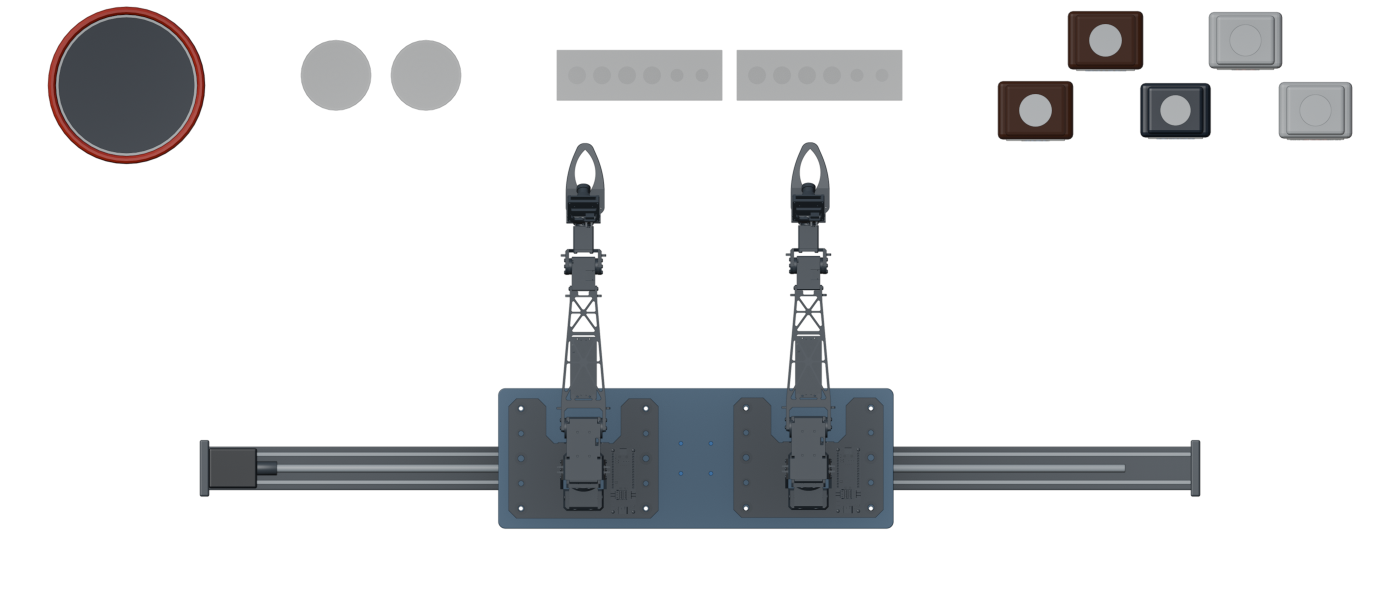
#> input picture drawings/topview_4zone.png, 2800 x 1200 px (shown at 1/2 size); its folder holds 2 pictures in this run
$ python draw_topview.py
#> lines starting #> are read from the running program, lines starting #| are printed output that depends on the picture
"""Build the dimensioned top-view drawings from the Blender ortho renders.

    python drawings/draw_topview.py            # both variants
    python drawings/draw_topview.py 3zone      # just one

Reads   drawings/topview_<variant>.png    (from blender/scripts/render_topview.py)
Writes  drawings/bench_topview_<variant>.png

The render covers exactly the display floor — X -700..700, Y -194.6..405.4 mm
at 2 px/mm — so it is placed in millimetre data coordinates and every
dimension below is a real measurement, not a drawn approximation.
"""

import os
import sys

import matplotlib
matplotlib.use("Agg")
import matplotlib.pyplot as plt
import matplotlib.image as mpimg
from matplotlib.patches import Rectangle

matplotlib.rcParams["font.family"] = ["Malgun Gothic", "AppleGothic",
                                      "NanumGothic", "DejaVu Sans"]
matplotlib.rcParams["axes.unicode_minus"] = False

HERE = os.path.dirname(os.path.abspath(__file__))

# display floor, millimetres
X0, X1 = -700.0, 700.0
Y0, Y1 = -194.6, 405.4

INK = "#1a1a1a"
DIM = "#0b4f8a"
NOTE = "#8a3b0b"

# --------------------------------------------------------------------------
# per-variant drawing content. All numbers are millimetres, measured from
# the Blender scene (see blender/scripts/layouts.py).
# --------------------------------------------------------------------------
COMMON_DETAIL3 = [(-201.6, 193.4, "395  OMX PLATE")]
COMMON_DETAIL4 = [(-500.0, 500.0, "1000  LINEAR RAIL")]
COMMON_YDIMS = [
    (Y0, Y1, -800.0, "600 mm", "left", 18),
    (-84.5, -41.5, -930.0, "43", "left", 11),
    (Y0, 295.0, 800.0, "489.6", "right", 12),
    (295.0, 365.0, 800.0, "70", "right", 12),
    (365.0, Y1, 800.0, "40.4", "right", 12),
    (305.0, 355.0, 930.0, "50", "right", 11),
    (-123.1, 16.9, 930.0, "140", "right", 11),
]
COMMON_CALLOUTS = [
    (-250.0, -63.0, -430, -150, "리니어 레일 1 m + 캐리지"),
    (108.5, 75.0, 450, -60, "OMX 모듈 ×2\n마운팅 플레이트 395 × 140"),
]

VARIANTS = {
    # ----------------------------------------------------------------------
    "4zone": dict(
        title="LAB BENCH LAYOUT — TOP VIEW  (4 ZONE)",
        zones=[((-652.0, -495.0), "① 폐기통"),
               ((-399.0, -239.0), "② 비커 ×2"),
               ((-143.0, 202.0), "③ 실린더 홀더 ×2"),
               ((298.0, 652.0), "④ 시약 ×5")],
        chain=[(X0, -652.0, "48"), (-652.0, -495.0, "157"),
               (-495.0, -399.0, "96"), (-399.0, -239.0, "160"),
               (-239.0, -143.0, "96"), (-143.0, 202.0, "345"),
               (202.0, 298.0, "96"), (298.0, 652.0, "354"),
               (652.0, X1, "48")],
        detail1=[(-364.0, -274.0, "90"), (-143.0, 22.0, "165"),
                 (37.0, 202.0, "165"), (335.5, 405.5, "70"),
                 (405.5, 475.5, "70"), (475.5, 545.5, "70"),
                 (545.5, 615.5, "70")],
        detail2=[(-652.0, -495.0, "⌀157"), (-60.5, 119.5, "180")],
        detail3=[(22.0, 37.0, "15")] + COMMON_DETAIL3,
        detail4=COMMON_DETAIL4,
        ydims=COMMON_YDIMS + [(241.5, 398.5, -1050.0, "157", "left", 11),
                              (295.0, 330.0, 1050.0, "35", "right", 11)],
        bottles=[(335.5, 295, "H2O2"), (405.5, 365, "ETHANOL"),
                 (475.5, 295, "SOLVENT"), (545.5, 365, "ACID"),
                 (615.5, 295, "NaOH")],
        bucket=(-573.5, 320),
        callouts=[
            (-573.5, 320, -560, 130, "① 폐기통  ⌀157 × H204\n상단 개구 ⌀136  |  Y = 320"),
            (-319.0, 330, -230, 60, "② 비커  ⌀70 × H95\nY = 330  |  피치 90"),
            (-60.5, 330, 30, 130, "③ 실린더 홀더  165 × 50 × H80\n슬롯 6개  |  피치 180, 틈 15"),
            (405.5, 365, 470, 130, "④ 시약 5개  지그재그\n앞 3 (Y=295) / 뒤 2 (Y=365)\n열 피치 70"),
        ] + COMMON_CALLOUTS,
    ),
    # ----------------------------------------------------------------------
    "3zone": dict(
        title="LAB BENCH LAYOUT — TOP VIEW  (3 ZONE)",
        zones=[((-512.5, -352.5), "① 비커 ×2"),
               ((-172.5, 172.5), "② 실린더 홀더 ×2"),
               ((292.5, 646.5), "③ 시약 ×5")],
        chain=[(X0, -512.5, "187.5"), (-512.5, -352.5, "160"),
               (-352.5, -172.5, "180"), (-172.5, 172.5, "345"),
               (172.5, 292.5, "120"), (292.5, 646.5, "354"),
               (646.5, X1, "53.5")],
        detail1=[(-477.5, -387.5, "90"), (-172.5, -7.5, "165"),
                 (7.5, 172.5, "165"), (330.0, 400.0, "70"),
                 (400.0, 470.0, "70"), (470.0, 540.0, "70"),
                 (540.0, 610.0, "70")],
        detail2=[(-90.0, 90.0, "180"), (292.5, 646.5, "354")],
        detail3=[(-7.5, 7.5, "15")] + COMMON_DETAIL3,
        detail4=COMMON_DETAIL4,
        ydims=COMMON_YDIMS + [(295.0, 330.0, 1050.0, "35", "right", 11)],
        bottles=[(330.0, 295, "H2O2"), (400.0, 365, "ETHANOL"),
                 (470.0, 295, "SOLVENT"), (540.0, 365, "ACID"),
                 (610.0, 295, "NaOH")],
        bucket=None,
        callouts=[
            (-477.5, 330, -540, 170, "① 비커  ⌀70 × H95\nY = 330  |  피치 90"),
            (-90.0, 330, -110, 60, "② 실린더 홀더  165 × 50 × H80\n슬롯 6개  |  피치 180, 틈 15"),
            (400.0, 365, 330, 130, "③ 시약 5개  지그재그\n앞 3 (Y=295) / 뒤 2 (Y=365)\n열 피치 70"),
        ] + COMMON_CALLOUTS,
    ),
}

TICK = 8.0


def draw(variant, spec):
#> called with variant = '4zone'
    render = os.path.join(HERE, "topview_%s.png" % variant)
    out = os.path.join(HERE, "bench_topview_%s.png" % variant)
    if not os.path.exists(render):
        raise SystemExit("missing %s - run blender/scripts/render_topview.py "
                         "with SIMENV_VARIANT=%s first" % (render, variant))

    fig, ax = plt.subplots(figsize=(23, 15))
    ax.set_aspect("equal")
    ax.axis("off")
    ax.set_xlim(-1130, 1130)
    ax.set_ylim(-620, 700)

    # ---- underlay: composite the transparent render over white -----------
    rgba = mpimg.imread(render).astype(float)
    if rgba.shape[2] == 4:
        a = rgba[:, :, 3:4]
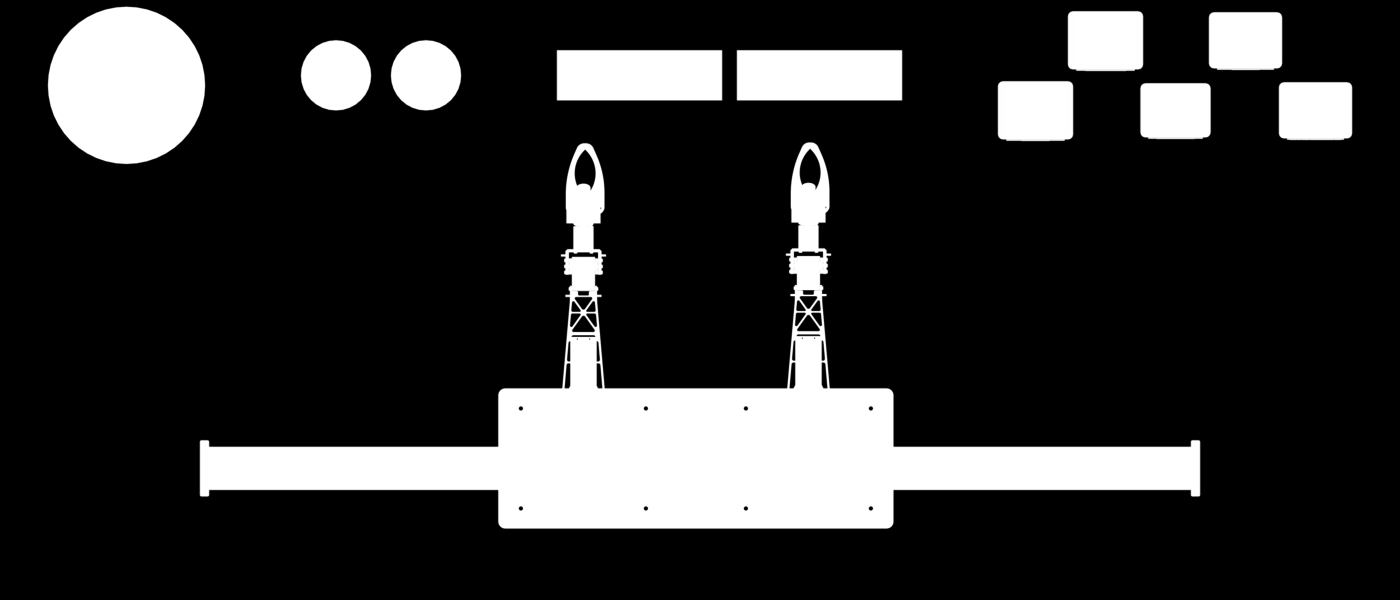
#> a: shape (1200, 2800, 1) float64 (shown at 1/2 size); min 0, max 1, mean 0.189
        img = rgba[:, :, :3] * a + (1.0 - a)
    else:
        img = rgba[:, :, :3]
    img = img * 0.80 + 0.20                    # screen back slightly
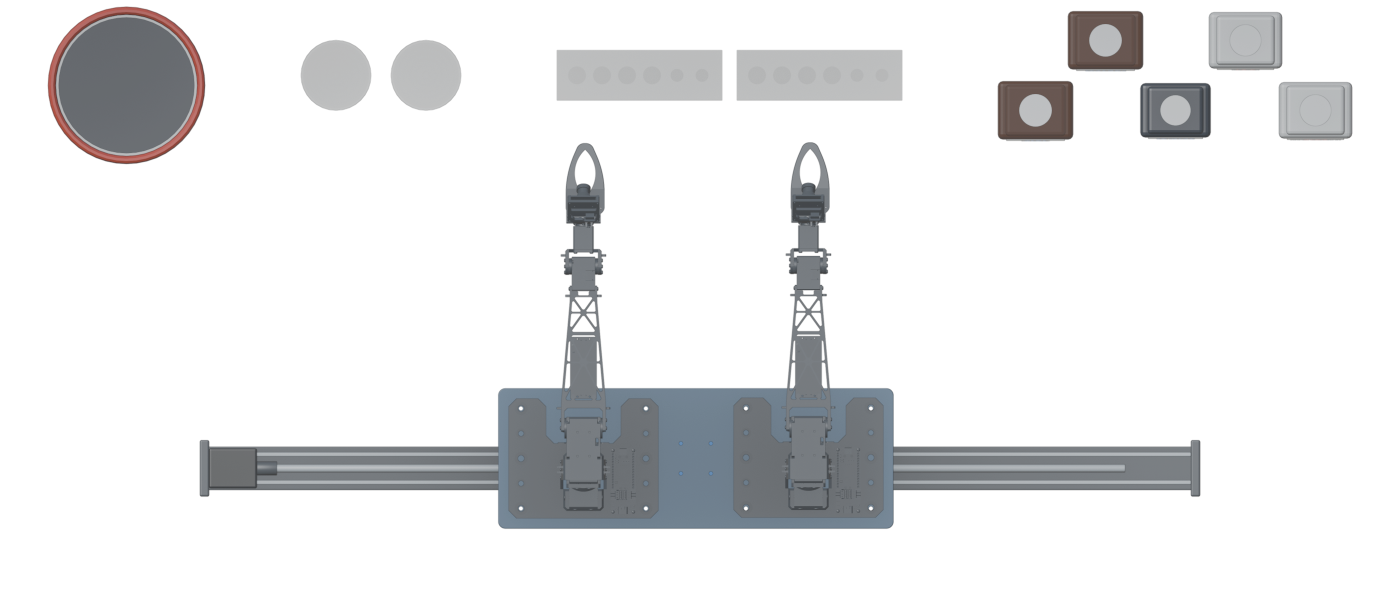
#> img: shape (1200, 2800, 3) float64 (shown at 1/2 size); mean R, G, B 0.907, 0.909, 0.913
    ax.imshow(img, extent=(X0, X1, Y0, Y1), zorder=1, interpolation="bilinear")
    ax.add_patch(Rectangle((X0, Y0), X1 - X0, Y1 - Y0,
                           fill=False, ec=INK, lw=2.0, zorder=6))

    def dim_h(x1, x2, y, label, ext_from=None, fs=13):
        if ext_from is not None:
            for x in (x1, x2):
                y_end = y + (10 if y > ext_from else -10)
                ax.plot([x, x], [ext_from, y_end], color=DIM, lw=0.7,
                        ls=(0, (5, 4)), zorder=4)
        ax.annotate("", xy=(x1, y), xytext=(x2, y),
                    arrowprops=dict(arrowstyle="<|-|>,head_width=0.26,head_length=0.7",
                                    color=DIM, lw=1.1, shrinkA=0, shrinkB=0),
                    zorder=6)
        for x in (x1, x2):
            ax.plot([x, x], [y - TICK, y + TICK], color=DIM, lw=1.1, zorder=6)
        ax.text((x1 + x2) / 2, y + 8, label, ha="center", va="bottom",
                fontsize=fs, color=DIM, zorder=7,
                bbox=dict(fc="white", ec="none", pad=1.0))

    def dim_v(y1, y2, x, label, ext_from=None, fs=13, side="left"):
        if ext_from is not None:
            for y in (y1, y2):
                x_end = x + (10 if x > ext_from else -10)
                ax.plot([ext_from, x_end], [y, y], color=DIM, lw=0.7,
                        ls=(0, (5, 4)), zorder=4)
        ax.annotate("", xy=(x, y1), xytext=(x, y2),
                    arrowprops=dict(arrowstyle="<|-|>,head_width=0.26,head_length=0.7",
                                    color=DIM, lw=1.1, shrinkA=0, shrinkB=0),
                    zorder=6)
        for y in (y1, y2):
            ax.plot([x - TICK, x + TICK], [y, y], color=DIM, lw=1.1, zorder=6)
        ax.text(x + (-8 if side == "left" else 8), (y1 + y2) / 2, label,
                ha="right" if side == "left" else "left", va="center",
                rotation=90, fontsize=fs, color=DIM, zorder=7,
                bbox=dict(fc="white", ec="none", pad=1.0))

    def leader(x, y, tx, ty, text, fs=11.5):
        ax.annotate(text, xy=(x, y), xytext=(tx, ty), fontsize=fs, color=NOTE,
                    ha="center", va="center", zorder=9,
                    arrowprops=dict(arrowstyle="-", color=NOTE, lw=0.9,
                                    shrinkA=0, shrinkB=3),
                    bbox=dict(fc="white", ec=NOTE, lw=0.7, pad=3.0, alpha=0.96))

    # ---- X chain below the frame -----------------------------------------
    for a, b, t in spec["chain"]:
        dim_h(a, b, -260.0, t, ext_from=Y0, fs=12)
    for (lo, hi), txt in spec["zones"]:
        ax.text((lo + hi) / 2, -320, txt, ha="center", va="center",
                fontsize=13.5, color=INK, zorder=8,
                bbox=dict(fc="white", ec=INK, lw=0.8, pad=3.5))
    dim_h(X0, X1, -400.0, "1400 mm", ext_from=Y0, fs=18)

    # ---- X detail above the frame ----------------------------------------
    for level, key, fs in ((452.0, "detail1", 12), (522.0, "detail2", 12),
                           (592.0, "detail3", 12)):
        for a, b, t in spec[key]:
            dim_h(a, b, level, t, ext_from=Y1, fs=fs if len(t) < 8 else 12)
    dim_h(-500.0, 500.0, 662.0, "1000  LINEAR RAIL", ext_from=Y1, fs=15) \
        if not any(t.endswith("LINEAR RAIL") for _, _, t in spec["detail3"]) else None

    # ---- Y dimensions -----------------------------------------------------
    for y1, y2, x, label, side, fs in spec["ydims"]:
        dim_v(y1, y2, x, label, ext_from=X0 if side == "left" else X1,
              fs=fs, side=side)

    # ---- centre line ------------------------------------------------------
    ax.plot([0, 0], [Y0 - 230, Y1 + 30], color="#c02020", lw=0.9,
            ls=(0, (14, 5, 3, 5)), zorder=5)
    ax.text(-8, Y0 - 240, "CL  X=0", ha="right", va="top", fontsize=11,
            color="#c02020", zorder=8)

    # ---- callouts and item labels ----------------------------------------
    for x, y, tx, ty, text in spec["callouts"]:
        leader(x, y, tx, ty, text)
    for x, y, n in spec["bottles"]:
        ax.text(x, y, n, ha="center", va="center", fontsize=8.5, color=INK,
                zorder=10,
                bbox=dict(fc="white", ec=INK, lw=0.5, pad=1.6, alpha=0.9))
    if spec["bucket"]:
        bx, by = spec["bucket"]
        ax.text(bx, by, "WASTE", ha="center", va="center", fontsize=9,
                color="#c02020", zorder=10,
                bbox=dict(fc="white", ec="#c02020", lw=0.6, pad=2.0, alpha=0.9))

    # ---- origin axis marker ----------------------------------------------
    ox, oy = X0 + 45, Y0 + 45
    ax.annotate("", xy=(ox + 80, oy), xytext=(ox, oy),
                arrowprops=dict(arrowstyle="-|>", color=INK, lw=1.3), zorder=8)
    ax.annotate("", xy=(ox, oy + 80), xytext=(ox, oy),
                arrowprops=dict(arrowstyle="-|>", color=INK, lw=1.3), zorder=8)
    ax.text(ox + 90, oy, "X", fontsize=13, va="center", color=INK, zorder=8)
    ax.text(ox, oy + 90, "Y", fontsize=13, ha="center", color=INK, zorder=8)

    # ---- sheet border + title block --------------------------------------
    SX0, SY0, SX1, SY1 = -1115, -605, 1115, 690
    ax.add_patch(Rectangle((SX0, SY0), SX1 - SX0, SY1 - SY0,
                           fill=False, ec=INK, lw=2.4, zorder=11))
    tw, th = 700, 145
    tx, ty = SX1 - 14 - tw, SY0 + 14
    ax.add_patch(Rectangle((tx, ty), tw, th, fill=True, fc="white",
                           ec=INK, lw=1.6, zorder=12))
    ax.plot([tx, tx + tw], [ty + 70, ty + 70], color=INK, lw=1.0, zorder=13)
    ax.plot([tx + 350, tx + 350], [ty, ty + 70], color=INK, lw=1.0, zorder=13)
    ax.text(tx + 18, ty + 108, spec["title"], fontsize=17, va="center",
            color=INK, zorder=13, fontweight="bold")
    ax.text(tx + 18, ty + 47, "단위   mm", fontsize=12.5, va="center",
            color=INK, zorder=13)
    ax.text(tx + 18, ty + 20, "시트   1400 × 600", fontsize=12.5, va="center",
            color=INK, zorder=13)
    ax.text(tx + 368, ty + 47, "축척   1 : 1 (정투상 탑뷰)", fontsize=12.5,
            va="center", color=INK, zorder=13)
    ax.text(tx + 368, ty + 20, "변형   %s" % variant, fontsize=12.5,
            va="center", color=INK, zorder=13)

    fig.subplots_adjust(0, 0, 1, 1)
    fig.savefig(out, dpi=150, facecolor="white", bbox_inches="tight",
                pad_inches=0.12)
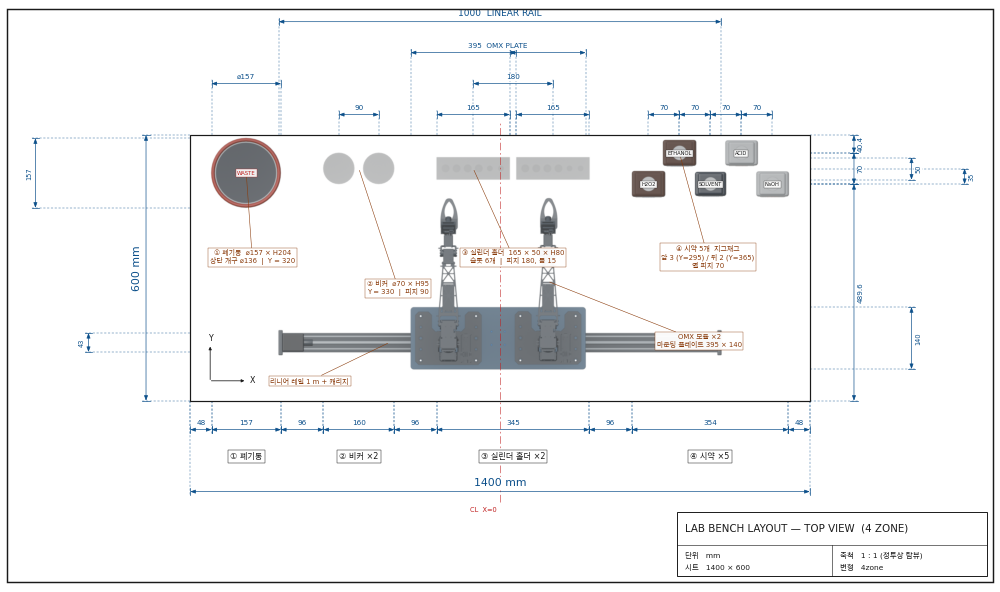
#> figure drawn by matplotlib, 1 panel
    plt.close(fig)
    print("wrote", out)


def main():
    wanted = sys.argv[1:] or list(VARIANTS)
    for variant in wanted:
        if variant not in VARIANTS:
            raise SystemExit("unknown variant %r, expected one of %s"
                             % (variant, ", ".join(VARIANTS)))
        draw(variant, VARIANTS[variant])
#> pass 2 of the loop in main, `for variant in wanted:`:
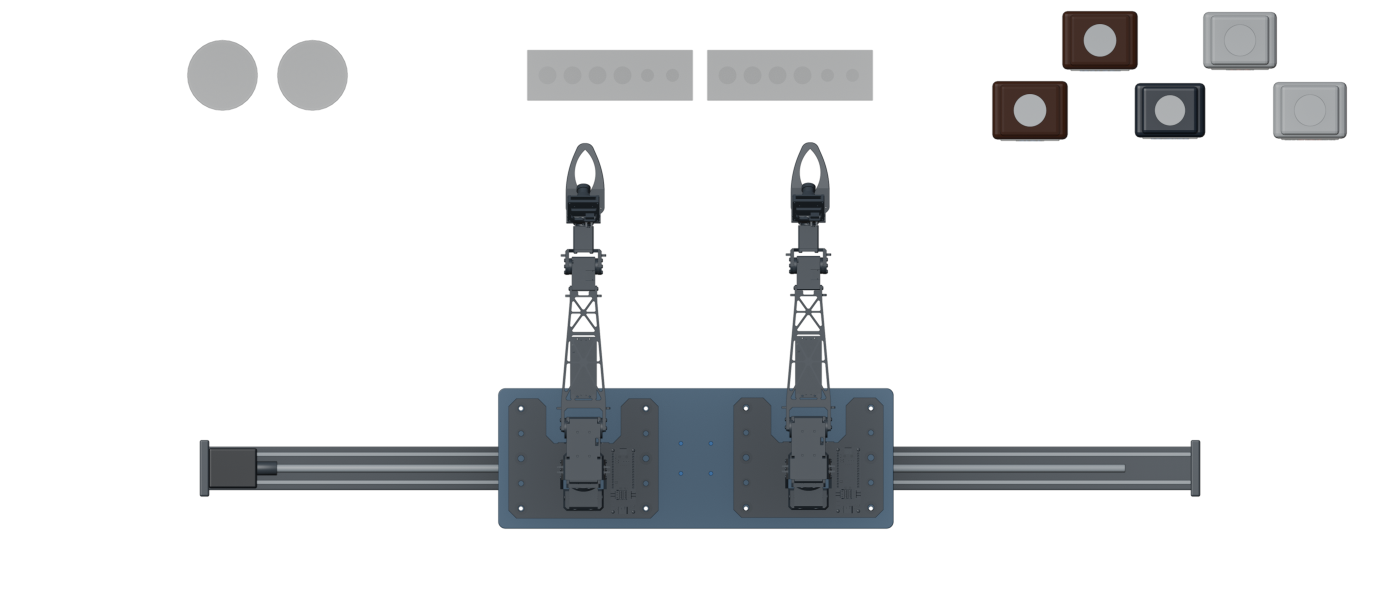
#> input picture drawings/topview_3zone.png, 2800 x 1200 px (shown at 1/2 size)
#> in draw (call 2), `a = rgba[:, :, 3:4]`:
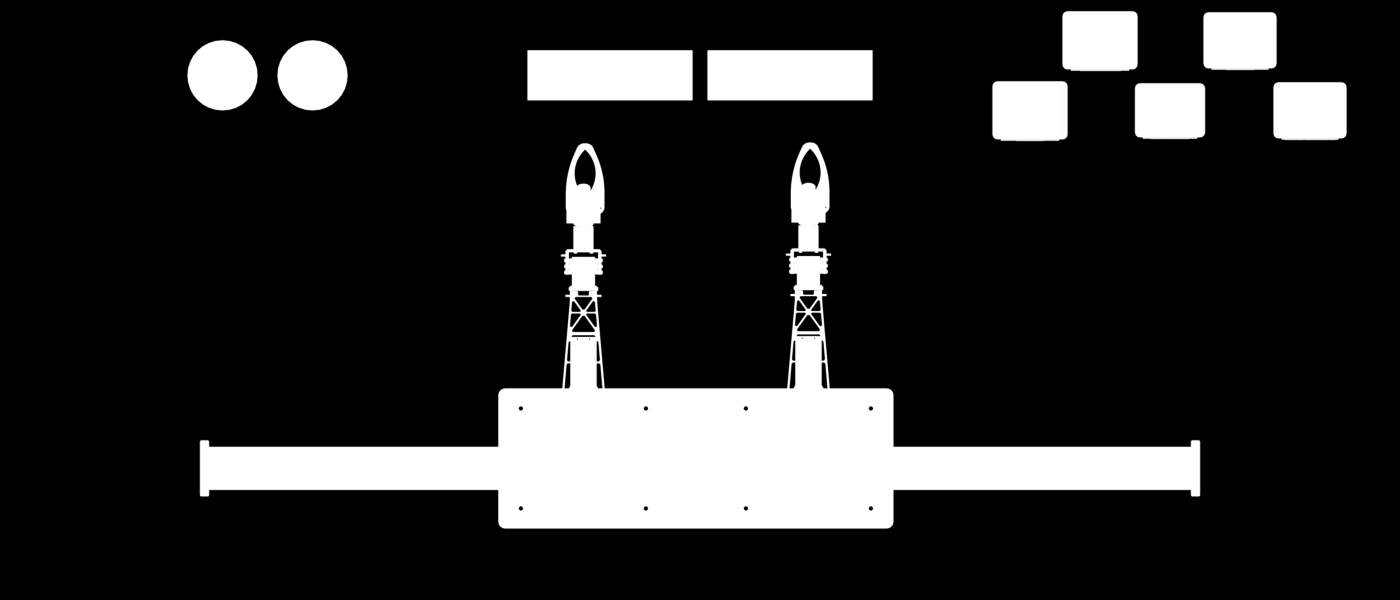
#> a: shape (1200, 2800, 1) float64 (shown at 1/2 size); min 0, max 1, mean 0.166
#> in draw (call 2), `fig.savefig(out, dpi=150, facecolor="white", bbox_inches="tight", pad_..`:
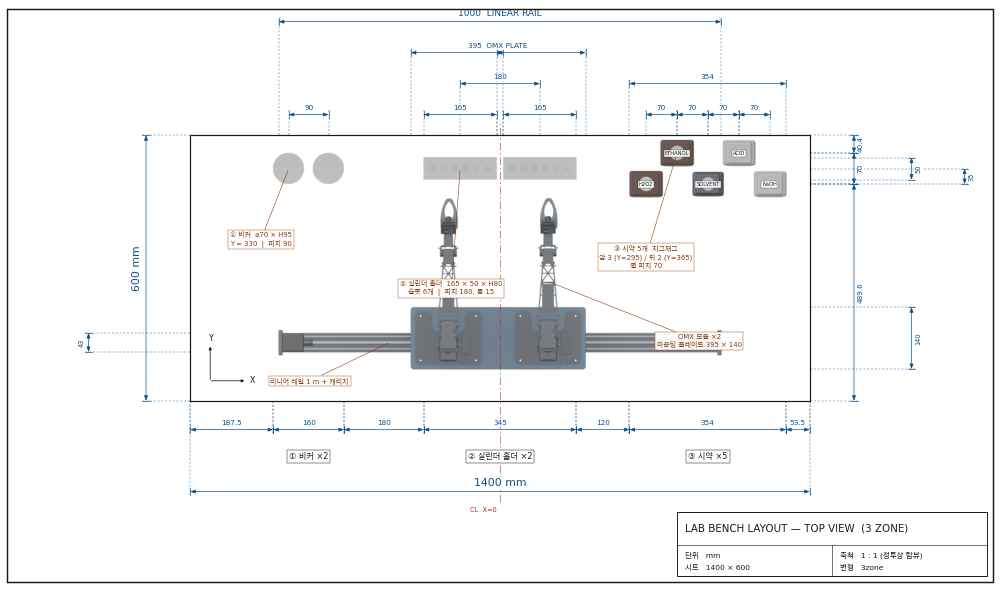
#> figure drawn by matplotlib, 1 panel


main()
